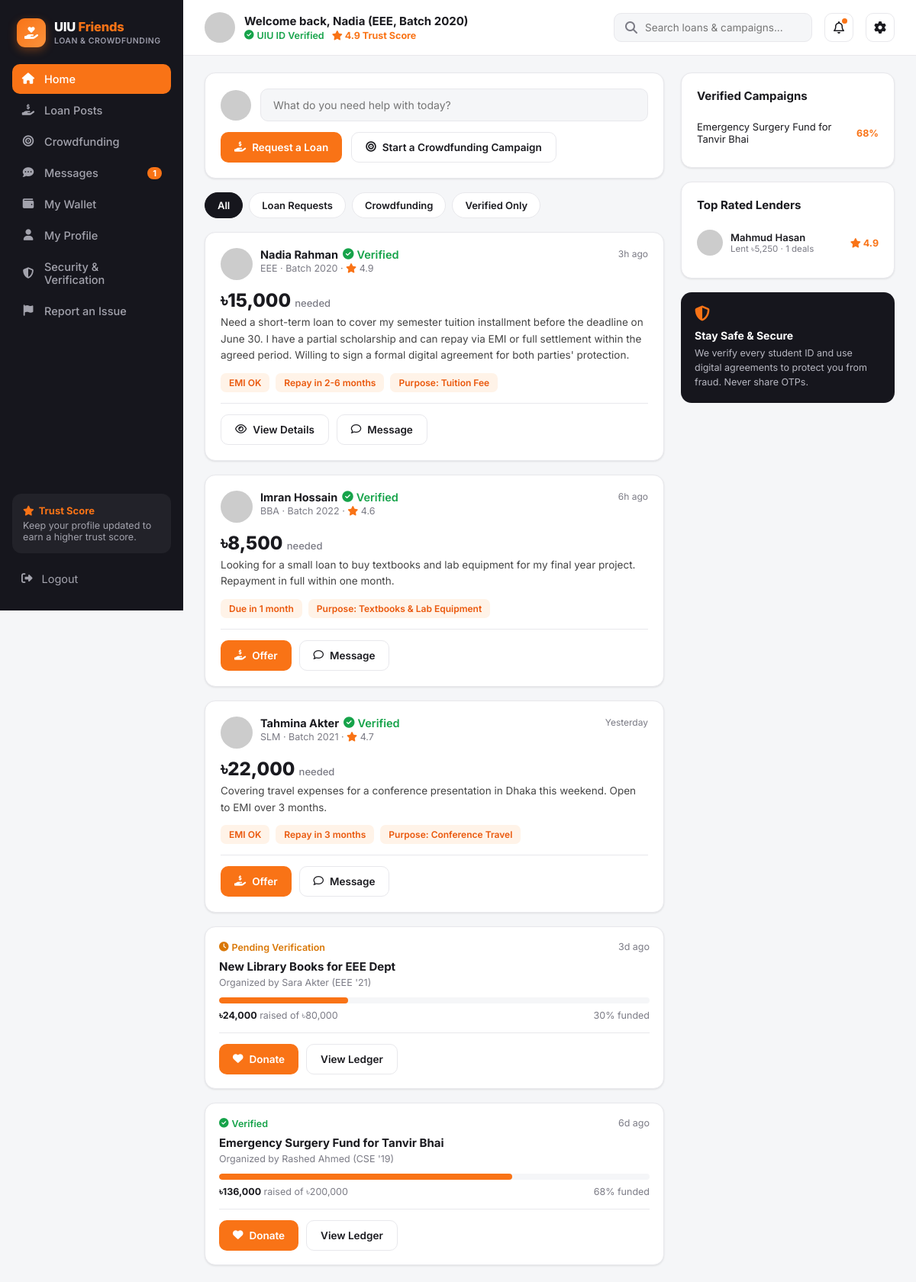
The page /home.php (signed in) on the database its author committed.
### tables this page shows
CREATE TABLE users (
    id                      INT AUTO_INCREMENT PRIMARY KEY,
    full_name               VARCHAR(120)  NOT NULL,
    email                   VARCHAR(150)  NOT NULL UNIQUE,
    password_hash           VARCHAR(255)  NOT NULL,
    student_id              VARCHAR(30)   NOT NULL UNIQUE,
    department              VARCHAR(20)   NOT NULL,
    batch                   VARCHAR(10)   NOT NULL,
    phone                   VARCHAR(20)   DEFAULT NULL,
    avatar                  VARCHAR(255)  DEFAULT 'assets/img/default-avatar.svg',
    role                    ENUM('user','admin') NOT NULL DEFAULT 'user',
    trust_score             DECIMAL(3,2)  NOT NULL DEFAULT 4.00,
    uiu_id_verified         TINYINT(1)    NOT NULL DEFAULT 0,
    email_verified          TINYINT(1)    NOT NULL DEFAULT 0,
    phone_verified          TINYINT(1)    NOT NULL DEFAULT 0,
    payment_linked          TINYINT(1)    NOT NULL DEFAULT 0,
    agreement_accepted      TINYINT(1)    NOT NULL DEFAULT 0,
     
    nid_number              VARCHAR(20)   DEFAULT NULL UNIQUE,
    date_of_birth           DATE          DEFAULT NULL,
    address                 VARCHAR(255)  DEFAULT NULL,
    nid_front               VARCHAR(255)  DEFAULT NULL,
    nid_back                VARCHAR(255)  DEFAULT NULL,
    nid_status              ENUM('not_submitted','pending','verified','rejected') NOT NULL DEFAULT 'not_submitted',
    nid_reject_reason       VARCHAR(255)  DEFAULT NULL,
    nid_submitted_at        DATETIME      DEFAULT NULL,
    status                  ENUM('active','suspended') NOT NULL DEFAULT 'active',
    created_at              DATETIME      NOT NULL DEFAULT CURRENT_TIMESTAMP
);

CREATE TABLE loan_posts (
    id                  INT AUTO_INCREMENT PRIMARY KEY,
    user_id             INT NOT NULL,
    amount              DECIMAL(12,2) NOT NULL,
    purpose             VARCHAR(100)  NOT NULL,
    description         TEXT          NOT NULL,
    emi_ok              TINYINT(1)    NOT NULL DEFAULT 0,
    repay_period_text   VARCHAR(60)   NOT NULL,       
    status              ENUM('open','funded','closed') NOT NULL DEFAULT 'open',
    admin_status        ENUM('pending','approved','removed') NOT NULL DEFAULT 'approved',
    created_at          DATETIME NOT NULL DEFAULT CURRENT_TIMESTAMP,
    FOREIGN KEY (user_id) REFERENCES users(id) ON DELETE CASCADE
);

CREATE TABLE campaigns (
    id              INT AUTO_INCREMENT PRIMARY KEY,
    organizer_id    INT NOT NULL,
    title           VARCHAR(150) NOT NULL,
    description     TEXT NOT NULL,
    goal_amount     DECIMAL(12,2) NOT NULL,
    raised_amount   DECIMAL(12,2) NOT NULL DEFAULT 0,
    image           VARCHAR(255) DEFAULT NULL,
    days_left       INT NOT NULL DEFAULT 30,
    id_verified     TINYINT(1) NOT NULL DEFAULT 0,
    docs_verified   TINYINT(1) NOT NULL DEFAULT 0,
    admin_status    ENUM('pending','verified','rejected') NOT NULL DEFAULT 'pending',
     
    category            VARCHAR(40)  NOT NULL DEFAULT 'Other',
    beneficiary_name    VARCHAR(120) DEFAULT NULL,
    beneficiary_relation VARCHAR(60) DEFAULT NULL,
    contact_phone       VARCHAR(20)  DEFAULT NULL,
    receive_method      ENUM('bkash','nagad','bank','hospital','other') DEFAULT NULL,
    receive_account     VARCHAR(150) DEFAULT NULL,
    admin_note          VARCHAR(255) DEFAULT NULL,
    created_at      DATETIME NOT NULL DEFAULT CURRENT_TIMESTAMP,
    FOREIGN KEY (organizer_id) REFERENCES users(id) ON DELETE CASCADE
);

### includes/functions.php (called while the page is built, shortened)
<?php
require_once __DIR__ . '/../config/db.php';
function is_logged_in(): bool {
    return isset($_SESSION['user_id']);
}
function require_login(): void {
    $u = current_user();
}
function current_user(): ?array {
    global $pdo;
    static $cache = null;
    if ($cache !== null) return $cache;
    $stmt = $pdo->prepare("SELECT * FROM users WHERE id = ?");
    $stmt->execute([$_SESSION['user_id']]);
    $cache = $stmt->fetch();
    return $cache;
}
function e(?string $str): string {
    return htmlspecialchars($str ?? '', ENT_QUOTES, 'UTF-8');
}
function taka(float $amount): string {
    return '৳' . number_format($amount, $amount == floor($amount) ? 0 : 2);
}
function time_ago(string $datetime): string {
    $diff = time() - strtotime($datetime);
    if ($diff < 86400) return floor($diff / 3600) . 'h ago';
    if ($diff < 172800) return 'Yesterday';
    return floor($diff / 86400) . 'd ago';
}

### home.php (the view, shortened to what this page needs)
<?php
require_once __DIR__ . '/includes/functions.php';
require_login();
$u = current_user();
$active = 'home.php';
$filter = $_GET['filter'] ?? 'all';
$loanStmt = $pdo->prepare("SELECT lp.*, u.full_name, u.department, u.batch, u.trust_score, u.uiu_id_verified, u.avatar
    FROM loan_posts lp JOIN users u ON u.id = lp.user_id
    WHERE lp.admin_status='approved'
    ORDER BY lp.created_at DESC");
$loanStmt->execute();
$loanPosts = $loanStmt->fetchAll();
$campStmt = $pdo->prepare("SELECT c.*, u.full_name, u.department, u.batch
    FROM campaigns c JOIN users u ON u.id = c.organizer_id
    WHERE c.admin_status IN ('verified','pending')
    ORDER BY c.created_at DESC");
$campStmt->execute();
$campaigns = $campStmt->fetchAll();
$feed = [];
if ($filter === 'all' || $filter === 'loans' || $filter === 'verified') {
    foreach ($loanPosts as $p) {
        $feed[] = ['type' => 'loan', 'time' => $p['created_at'], 'data' => $p];
    }
}
if ($filter === 'all' || $filter === 'crowdfunding' || $filter === 'verified') {
    foreach ($campaigns as $c) {
        $feed[] = ['type' => 'campaign', 'time' => $c['created_at'], 'data' => $c];
    }
}
usort($feed, fn($a, $b) => strtotime($b['time']) <=> strtotime($a['time']));
$vcamps = array_filter($campaigns, fn($c) => $c['admin_status'] === 'verified');
$topLenders = $pdo->query("SELECT u.full_name, u.avatar, u.trust_score, COALESCE(SUM(t.amount),0) lent, COUNT(DISTINCT a.id) deals
    FROM users u
    LEFT JOIN agreements a ON a.lender_id = u.id
    LEFT JOIN transactions t ON t.payee_id = u.id
    GROUP BY u.id HAVING deals > 0 ORDER BY lent DESC LIMIT 3")->fetchAll();
include __DIR__ . '/includes/header.php';
?>
<div class="app-shell">
  <?php include __DIR__ . '/includes/sidebar.php'; ?>
  <div class="main-area">
    <?php include __DIR__ . '/includes/topbar.php'; ?>
    <div class="content-wrap">
      <div class="content-main">
        <div class="card">
          <form class="ask-box" action="search.php" method="get">
            <img src="<?= e($u['avatar']) ?>" alt="">
            <input type="text" name="q" placeholder="What do you need help with today?">
          </form>
          <div class="ask-actions">
            <a href="loan_posts.php?new=1" class="btn btn-primary"><i class="fa-solid fa-hand-holding-dollar"></i> Request a Loan</a>
            <a href="crowdfunding.php?new=1" class="btn btn-outline"><i class="fa-solid fa-bullseye"></i> Start a Crowdfunding Campaign</a>
          </div>
        </div>
        <div class="filter-tabs">
          <a href="?filter=all" class="<?= $filter === 'all' ? 'active' : '' ?>">All</a>
          <a href="?filter=loans" class="<?= $filter === 'loans' ? 'active' : '' ?>">Loan Requests</a>
          <a href="?filter=crowdfunding" class="<?= $filter === 'crowdfunding' ? 'active' : '' ?>">Crowdfunding</a>
          <a href="?filter=verified" class="<?= $filter === 'verified' ? 'active' : '' ?>">Verified Only</a>
        </div>
        <?php foreach ($feed as $item): ?>
          <?php if ($item['type'] === 'loan'): $p = $item['data']; ?>
            <div class="card post-card">
              <div class="post-head">
                <div class="post-user">
                  <img src="<?= e($p['avatar']) ?>" alt="">
                  <div>
                    <div class="name"><?= e($p['full_name']) ?> <?= $p['uiu_id_verified'] ? '<span class="badge-verified"><i class="fa-solid fa-circle-check"></i> Verified</span>' : '' ?></div>
                    <div class="meta"><?= e($p['department']) ?> · Batch <?= e($p['batch']) ?> · <i class="fa-solid fa-star" style="color:#f97316"></i> <?= number_format($p['trust_score'],1) ?></div>
                  </div>
                </div>
                <div class="post-time"><?= time_ago($p['created_at']) ?></div>
              </div>
              <div class="post-amount"><?= taka($p['amount']) ?> <span>needed</span></div>
              <div class="post-desc"><?= nl2br(e($p['description'])) ?></div>
              <div class="tag-row">
                <?php if ($p['emi_ok']): ?><span class="tag">EMI OK</span><?php endif; ?>
                <span class="tag"><?= e($p['repay_period_text']) ?></span>
                <span class="tag">Purpose: <?= e($p['purpose']) ?></span>
              </div>
              <div class="post-actions">
                <?php if ($p['status'] === 'open' && $p['user_id'] != $u['id']): ?>
                  <a href="loan_details.php?id=<?= $p['id'] ?>" class="btn btn-primary"><i class="fa-solid fa-hand-holding-dollar"></i> Offer</a>
                <?php else: ?>
                  <a href="loan_details.php?id=<?= $p['id'] ?>" class="btn btn-outline"><i class="fa-regular fa-eye"></i> View Details</a>
                <?php endif; ?>
                <a href="messages.php?to=<?= $p['user_id'] ?>&post=<?= $p['id'] ?>" class="btn btn-outline"><i class="fa-regular fa-comment"></i> Message</a>
              </div>
            </div>
          <?php else: $c = $item['data']; $pct = min(100, round($c['raised_amount'] / max(1,$c['goal_amount']) * 100)); ?>
            <div class="card campaign-mini">
              <div class="top">
                <span><?= $c['admin_status']==='verified' ? '<span class="badge-verified"><i class="fa-solid fa-circle-check"></i> Verified</span>' : '<span class="badge-pending"><i class="fa-solid fa-clock"></i> Pending Verification</span>' ?></span>
                <span><?= time_ago($c['created_at']) ?></span>
              </div>
              <h4><?= e($c['title']) ?></h4>
              <div class="organizer">Organized by <?= e($c['full_name']) ?> (<?= e($c['department']) ?> '<?= substr($c['batch'],-2) ?>)</div>
              <div class="progress-bar"><div style="width:<?= $pct ?>%"></div></div>
              <div class="campaign-stats">
                <span><strong><?= taka($c['raised_amount']) ?></strong> raised of <?= taka($c['goal_amount']) ?></span>
                <span><?= $pct ?>% funded</span>
              </div>
              <div class="post-actions">
                <a href="campaign_details.php?id=<?= $c['id'] ?>" class="btn btn-primary"><i class="fa-solid fa-heart"></i> Donate</a>
                <a href="campaign_details.php?id=<?= $c['id'] ?>#ledger" class="btn btn-outline">View Ledger</a>
              </div>
            </div>
          <?php endif; ?>
        <?php endforeach; ?>
      </div>
      <div class="content-side">
        <div class="card">
          <h3>Verified Campaigns</h3>
          <ul class="widget-list">
            <?php foreach ($vcamps as $c): $pct = min(100, round($c['raised_amount'] / max(1,$c['goal_amount']) * 100)); ?>
              <li><a href="campaign_details.php?id=<?= $c['id'] ?>"><?= e($c['title']) ?></a><span class="pct"><?= $pct ?>%</span></li>
            <?php endforeach; ?>
          </ul>
        </div>
        <div class="card">
          <h3>Top Rated Lenders</h3>
          <?php foreach ($topLenders as $l): ?>
            <div class="lender-item">
              <img src="<?= e($l['avatar']) ?>" alt="">
              <div>
                <div class="name"><?= e($l['full_name']) ?></div>
                <div class="sub">Lent <?= taka($l['lent']) ?> · <?= $l['deals'] ?> deals</div>
              </div>
              <div class="rating"><i class="fa-solid fa-star"></i> <?= number_format($l['trust_score'],1) ?></div>
            </div>
          <?php endforeach; ?>
        </div>
        <div class="safety-box">
          <i class="fa-solid fa-shield-halved"></i>
          <h4>Stay Safe & Secure</h4>
          <p>We verify every student ID and use digital agreements to protect you from fraud. Never share OTPs.</p>
        </div>
      </div>
    </div>
  </div>
</div>
</body>
</html>

### includes/header.php (shortened to what this page needs)
<!DOCTYPE html>
<html lang="en">
<head>
<link rel="stylesheet" href="https://cdnjs.cloudflare.com/ajax/libs/font-awesome/6.5.1/css/all.min.css">
<link rel="stylesheet" href="<?= isset($base) ? $base : '' ?>assets/css/style.css">
</head>
<body>

### includes/sidebar.php
<?php
$nav = [
    'home.php'          => ['icon' => 'fa-house', 'label' => 'Home'],
    'loan_posts.php'     => ['icon' => 'fa-hand-holding-dollar', 'label' => 'Loan Posts'],
    'crowdfunding.php'   => ['icon' => 'fa-bullseye', 'label' => 'Crowdfunding'],
    'messages.php'       => ['icon' => 'fa-comment-dots', 'label' => 'Messages'],
    'wallet.php'         => ['icon' => 'fa-wallet', 'label' => 'My Wallet'],
    'profile.php'        => ['icon' => 'fa-user', 'label' => 'My Profile'],
    'security.php'       => ['icon' => 'fa-shield-halved', 'label' => 'Security & Verification'],
    'report.php'         => ['icon' => 'fa-flag', 'label' => 'Report an Issue'],
];
global $pdo;
$unread = 0;
if (!empty($u)) {
    $stmt = $pdo->prepare("SELECT COUNT(*) c FROM messages WHERE receiver_id=? AND is_read=0");
    $stmt->execute([$u['id']]);
    $unread = (int)$stmt->fetch()['c'];
}
?>
<aside class="sidebar">
  <a href="home.php" class="brand">
    <div class="brand-mark"><i class="fa-solid fa-hand-holding-heart"></i></div>
    <div class="brand-text">
      <div class="brand-name">UIU <span>Friends</span></div>
      <div class="brand-sub">Loan &amp; Crowdfunding</div>
    </div>
  </a>
  <nav class="sidebar-nav">
    <?php foreach ($nav as $file => $item): ?>
      <a href="<?= $file ?>" class="<?= $active === $file ? 'active' : '' ?>">
        <i class="fa-solid <?= $item['icon'] ?>"></i>
        <?= $item['label'] ?>
        <?php if ($file === 'messages.php' && $unread > 0): ?><span class="nav-badge"><?= $unread ?></span><?php endif; ?>
      </a>
    <?php endforeach; ?>
  </nav>
  <div class="sidebar-trust">
    <strong><i class="fa-solid fa-star"></i> Trust Score</strong>
    Keep your profile updated to earn a higher trust score.
  </div>
  <a href="logout.php" class="sidebar-logout"><i class="fa-solid fa-right-from-bracket"></i> Logout</a>
</aside>

### includes/topbar.php (shortened to what this page needs)
<header class="topbar">
  <div class="topbar-welcome">
    <img src="<?= e($u['avatar']) ?>" alt="">
    <div>
      <h1>Welcome back, <?= e(explode(' ', $u['full_name'])[0]) ?> (<?= e($u['department']) ?>, Batch <?= e($u['batch']) ?>)</h1>
      <div class="meta">
        <?= $u['uiu_id_verified'] ? '<span class="badge-verified"><i class="fa-solid fa-circle-check"></i> UIU ID Verified</span>' : '<span class="badge-pending"><i class="fa-solid fa-clock"></i> Verification Pending</span>' ?>
        <span class="trust-chip"><i class="fa-solid fa-star"></i> <?= number_format($u['trust_score'],1) ?> Trust Score</span>
      </div>
    </div>
  </div>
  <div class="topbar-actions">
    <form action="search.php" method="get" class="search-box" style="margin:0;">
      <i class="fa-solid fa-magnifying-glass"></i>
      <input type="text" name="q" placeholder="Search loans &amp; campaigns..." value="<?= e($_GET['q'] ?? '') ?>">
    </form>
    <a href="messages.php" class="icon-btn"><i class="fa-regular fa-bell"></i><?php if (($unread ?? 0) > 0): ?><span class="dot"></span><?php endif; ?></a>
    <a href="security.php" class="icon-btn"><i class="fa-solid fa-gear"></i></a>
  </div>
</header>

### rows shown on the page
users: full_name "Nadia", department "EEE", batch "2020", trust_score "4.9"
loan_posts: user.full_name "Nadia Rahman", shows "Verified", user.department "EEE", user.batch "2020", user.trust_score "4.9", created_at "3h ago", amount "৳15,000", description "Need a short-term loan to cover my semester tuition installment before the deadline on June 30. I have a partial scholarship and can repay via EMI or full settlement within the agreed period. Willing to sign a formal digital agreement for both parties' protection.", emi_ok "EMI OK", repay_period_text "Repay in 2-6 months", purpose "Tuition Fee"
loan_posts: user.full_name "Imran Hossain", shows "Verified", user.department "BBA", user.batch "2022", user.trust_score "4.6", created_at "6h ago", amount "৳8,500", description "Looking for a small loan to buy textbooks and lab equipment for my final year project. Repayment in full within one month.", repay_period_text "Due in 1 month", purpose "Textbooks & Lab Equipment"
loan_posts: user.full_name "Tahmina Akter", shows "Verified", user.department "SLM", user.batch "2021", user.trust_score "4.7", created_at "Yesterday", amount "৳22,000", description "Covering travel expenses for a conference presentation in Dhaka this weekend. Open to EMI over 3 months.", emi_ok "EMI OK", repay_period_text "Repay in 3 months", purpose "Conference Travel"
campaigns: admin_status "pending" (drawn), created_at "3d ago", title "New Library Books for EEE Dept", organizer.full_name "Sara Akter", organizer.department "EEE", organizer.batch "21", raised_amount "৳24,000", goal_amount "৳80,000", pct "30"
campaigns: admin_status "verified" (drawn), created_at "6d ago", title "Emergency Surgery Fund for Tanvir Bhai", organizer.full_name "Rashed Ahmed", organizer.department "CSE", organizer.batch "19", raised_amount "৳136,000", goal_amount "৳200,000", pct "68"

### other values the page prints
$item['label'] "Home"
$item['label'] "Loan Posts"
$item['label'] "Crowdfunding"
$item['label'] "Messages"
$unread "1"
$item['label'] "My Wallet"
$item['label'] "My Profile"
$item['label'] "Security & Verification"
$item['label'] "Report an Issue"
$l['full_name'] "Mahmud Hasan"
taka($l['lent']) "৳5,250"
$l['deals'] "1"
$l['trust_score'] "4.9"
